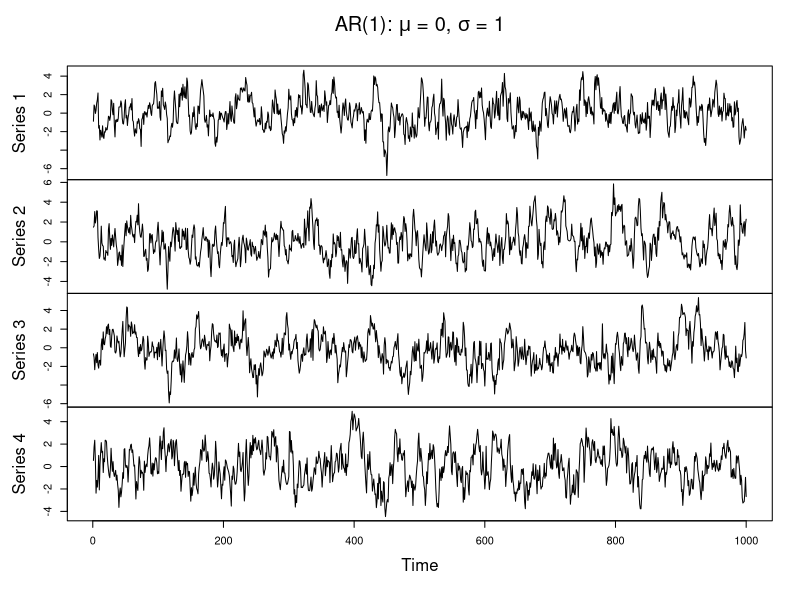
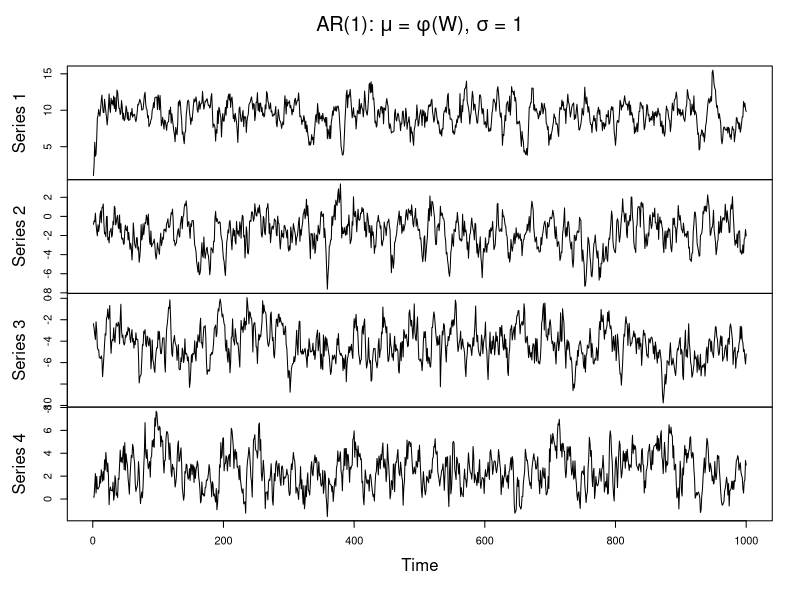
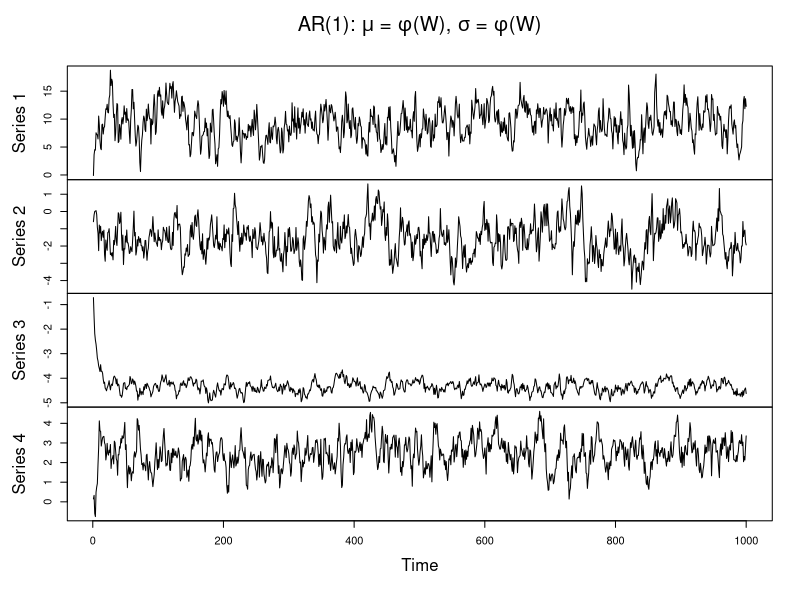
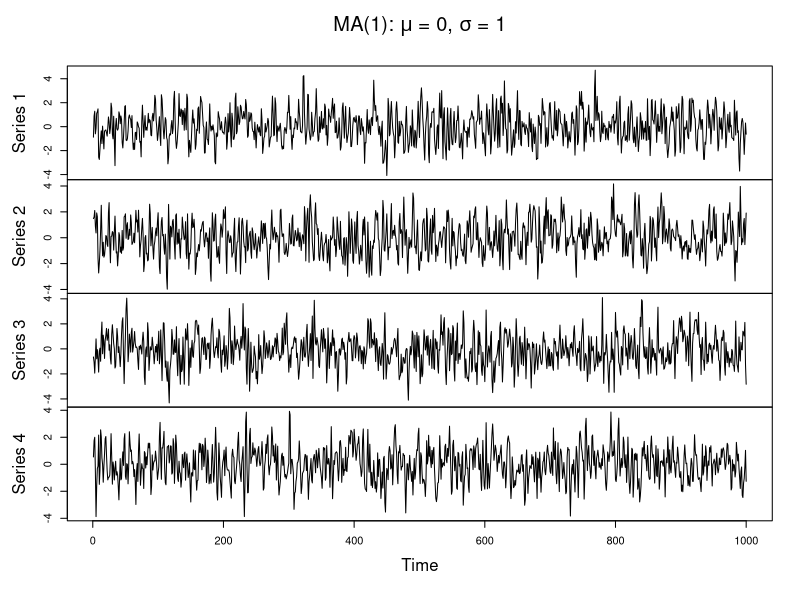
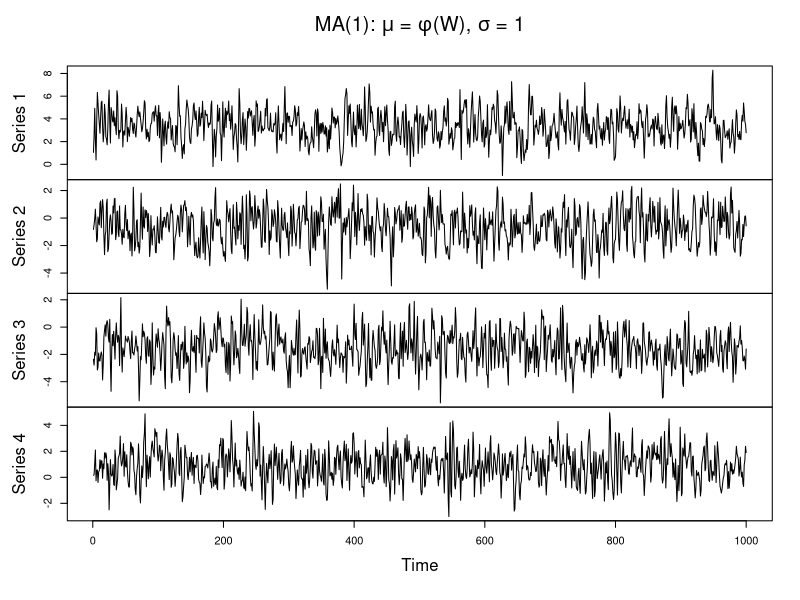
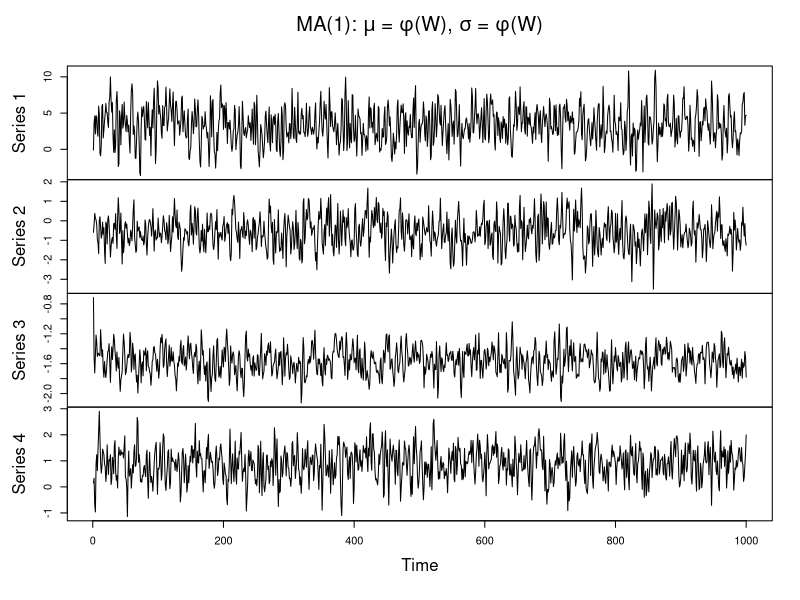
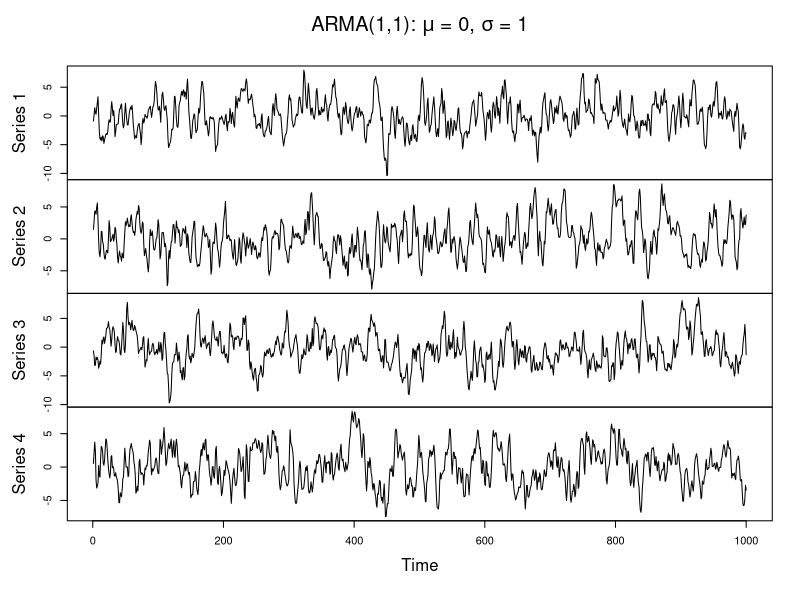
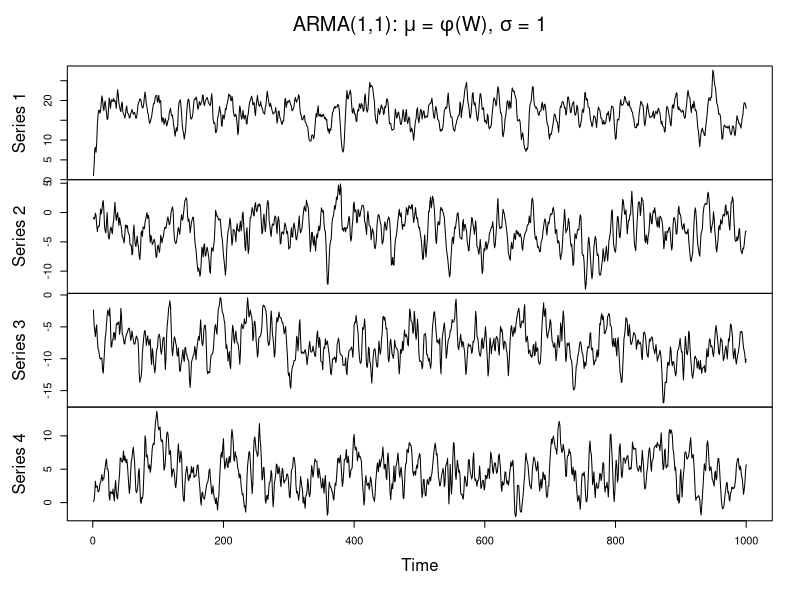

Recreate these plots in R, in order. (Note: this script raises an error after producing the figures.)
## ---- chunk 1
knitr::opts_chunk$set(echo = TRUE)
## ---- chunk 2
set.seed(7194)

# N is the population size
# n is the numer of observations/person
# theta is a vector of length N

sim_wt_ts <- function(N = 500, n = 1000, mu = rep(0,500), sigma = rep(1,500)){
  wn <- matrix(ncol = N, nrow = n)
  ar1 <- matrix(ncol=N, nrow=n)
  ma1 <- matrix(ncol=N, nrow=n)
  arma11 <- matrix(ncol=N,nrow=n)
  arima111 <- matrix(ncol=N,nrow=n)

  for(i in 1:N){
    wn[,i] <- ts(rnorm(n, mean = mu[i], sd = sigma[i]))

    # initialize the first value:
    ar1[1,i] <- ma1[1,i] <- arma11[1,i] <- wn[1,i]

    # loop through and create the 2:nth values:
    for(j in 2:n){
      ar1[j,i] <- ar1[j - 1,i]*0.8 + wn[j,i]
      ma1[j,i] <- wn[j - 1,i]*0.8 + wn[j,i]
      arma11[j,i] <- arma11[j - 1,i]*0.8 + wn[j - 1,i]*0.8 + wn[j,i]
      }
    }

  arima111 <- apply(arma11, 2, cumsum)

  # turn them into time series, and for the last two, "integrate" them via
  # cumulative sum
  ar1 <- ts(ar1)
  ma1 <- ts(ma1)
  arma11 <- ts(arma11)
  arima111 <- ts(arima111)

  return(list(ar1 = ar1,
              ma1 = ma1,
              arma11 = arma11,
              arima111 = arima111))
}
## ---- chunk 3
# mu is 0 and sigma is 1
wt_ts_0 <- sim_wt_ts()

# mu is W3 and sigma is 1
W1 <- runif(500, min = -1, max = 1)
W2 <- rbinom(500, prob = plogis(W1), size = 1)
W3 <- W1 + W2
wt_ts_W <- sim_wt_ts(mu = W3)

# mu is W3 and sigma is W4
W4 <- W1 + 1
wt_ts_WW <- sim_wt_ts(mu = W3, sigma = W4)
## ---- chunk 4
plot(wt_ts_0$ar1[,1:4], main = expression(paste("AR(1): ", mu," = 0, ", sigma," = 1")))
plot(wt_ts_W$ar1[,1:4], main = expression(paste("AR(1): ", mu," = ", phi, "(W), ", sigma," = 1")))
plot(wt_ts_WW$ar1[,1:4], main = expression(paste("AR(1): ", mu," = ", phi, "(W), ", sigma," = ", phi, "(W)")))
## ---- chunk 5
plot(wt_ts_0$ma1[,1:4], main = expression(paste("MA(1): ", mu," = 0, ", sigma," = 1")))
plot(wt_ts_W$ma1[,1:4], main = expression(paste("MA(1): ", mu," = ", phi, "(W), ", sigma," = 1")))
plot(wt_ts_WW$ma1[,1:4], main = expression(paste("MA(1): ", mu," = ", phi, "(W), ", sigma," = ", phi, "(W)")))
## ---- chunk 6
plot(wt_ts_0$arma11[,1:4], main = expression(paste("ARMA(1,1): ", mu," = 0, ", sigma," = 1")))
plot(wt_ts_W$arma11[,1:4], main = expression(paste("ARMA(1,1): ", mu," = ", phi, "(W), ", sigma," = 1")))
plot(wt_ts_WW$arma11[,1:4], main = expression(paste("ARMA(1,1): ", mu," = ", phi, "(W), ", sigma," = ", phi, "(W)")))
## ---- chunk 7
plot(wt_ts_0$arima111[,1:4], main = expression(paste("ARIMA(1,1,1): ", mu," = 0, ", sigma," = 1")))
plot(wt_ts_W$arima111[,1:4], main = expression(paste("ARIMA(1,1,1): ", mu," = ", phi, "(W), ", sigma," = 1")))
plot(wt_ts_WW$arima111[,1:4], main = expression(paste("ARIMA(1,1,1): ", mu," = ", phi, "(W), ", sigma," = ", phi, "(W)")))
## ---- chunk 8
auto_arima <- function(df, outcome) {
  samples <- unique(df$subject_id)
  fit_list <- lapply(samples, function(x){
    sub <- df[df$subject_id == x, ]
    outcome_index <- which(colnames(sub) == outcome)
    # covars <- data.matrix(select(sub, c(amine, ventilation, sedation)),
    #                       rownames.force = TRUE)[,-1]
    # cov_unique <- apply(covars, 2, function(x) length(unique(x)))
    # covs <- which(cov_unique > 1)
    # covs <- covars[,names(covs)]
    fit <- forecast::auto.arima(sub[,outcome_index])
    fit_coef <- fit$coef
    fit_accuracy <- forecast::accuracy(fit)
    return(c(fit_coef, fit_accuracy))
  })
  names(fit_list) <- samples
  fit_coef_all <- do.call("rbind.fill",
  lapply(fit_list, function(x) data.frame(as.list(x))))
  return(fit_coef_all)
}
## ---- chunk 9
set.seed(4197)
# sample n individuals with t hours of data
train_all <- sample_n_t(new_dat, n = 500, t = 5)
arima_abpmean <- auto_arima(df = train_all, outcome = "abpmean")
arima_abpsys <- auto_arima(df = train_all, outcome = "abpsys")
arima_abpdias <- auto_arima(df = train_all, outcome = "abpdias")
